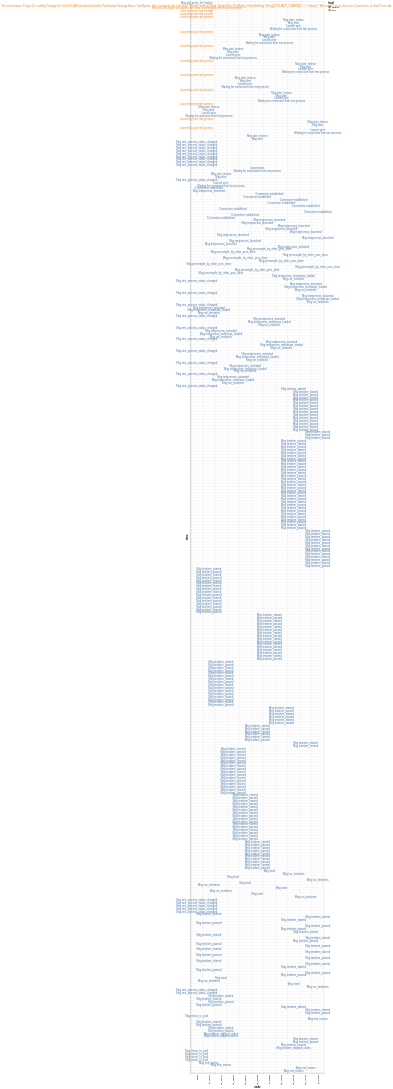

Notebook source saved alongside this figure:
### Code cell
function format_kw(kwargs)
    kwargs = kwargs |> @filter(!in(_.first, ("timestamp", "node"))) |> Dict

    if length(kwargs) == 0
        return ""
    else
        return ["$k: $v" for (k,v) in kwargs]
    end
end

x = readlines("tic.log.json") |>
@map(JSON.parse(_)) |>
@map({msg=_["msg"], level=_[ "level"], kw=_["kwargs"]}) |>
@filter(!contains(_.msg, "append") && !contains(_.msg, "testprocess_output")) |>
@mutate(time=_.kw["timestamp"], node=_.kw["node"], kwargs=format_kw(_.kw)) |>
@select(-:kw) |>
DataFrame |>
@vlplot(
    mark=:text,    
    x = {"node:n", axis={grid=true, tickBand=:extent}},
    y = {"time:o", axis={grid=true, labels=false, tickBand=:extent}},
    color = :level,
    opacity={
        condition={param=:level_sel, value=1},
        value=0.1
    },
    text=:msg,
    tooltip = :kwargs,
    height={step=12},
    width={step=50},
    params=[
        {name=:level_sel, select={type=:point, fields=[:level]}, bind=:legend},        
    ],
)

### Figure 1 — Vega-Lite specification as saved in the notebook (floating-point values rounded to 4 significant figures; data arrays with more than 128 entries replaced by an {"elided": "..."} marker saying what was removed)
{"data": {"values": {"elided": "369 records"}}, "encoding": {"color": {"field": "level", "type": "nominal"}, "opacity": {"condition": {"param": "level_sel", "value": 1}, "value": 0.1}, "text": {"field": "msg", "type": "nominal"}, "tooltip": {"field": "kwargs"}, "x": {"axis": {"grid": true, "tickBand": "extent"}, "field": "node", "type": "nominal"}, "y": {"axis": {"grid": true, "labels": false, "tickBand": "extent"}, "field": "time", "type": "ordinal"}}, "height": {"step": 12}, "mark": "text", "params": [{"bind": "legend", "name": "level_sel", "select": {"fields": ["level"], "type": "point"}}], "width": {"step": 50}}
